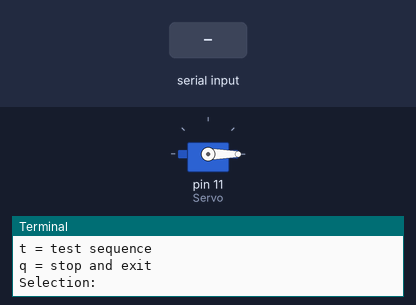
The program below on a simulated Raspberry Pi (header pin numbers). Parts: servo, the last lines printed to the terminal. The test bench sets the inputs (shaded band). Servo angles are drawn from the pulse width (0.5 ms = 0°, 2.5 ms = 180°).

Above: at 1.2 s.
1.3 s: "t" typed at the terminal, then Enter
At 2.1 s:
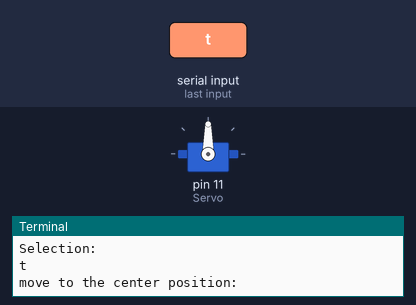
4.3 s: "r" typed at the terminal, then Enter
5.8 s: "5" typed at the terminal, then Enter
At 6.7 s:
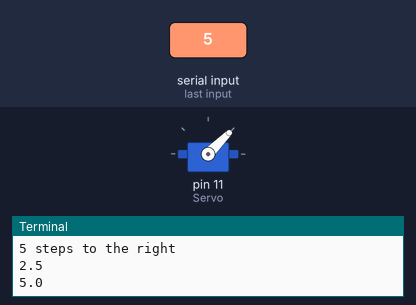
At 8.6 s:
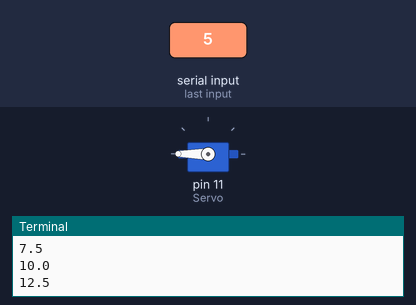
Timing chart, 0 to 10.8 s (numbered marks = the images above; inputs shaded):
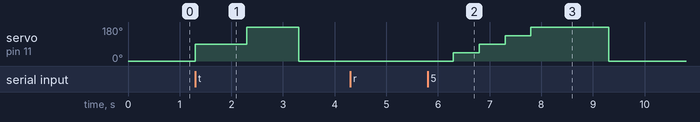

The program:

ej.12.py
```python
# Use Raspberry Pi to control Servo Motor motion
# Tutorial URL: http://osoyoo.com/?p=937

import RPi.GPIO as GPIO
import time
import os

GPIO.setwarnings(False)
# Set the layout for the pin declaration
GPIO.setmode(GPIO.BOARD)
# The Raspberry Pi pin 11(GPIO 18) connect to servo signal line(yellow wire)
# Pin 11 send PWM signal to control servo motion
GPIO.setup(11, GPIO.OUT)

# menu info
print ("l = move to the left")
print ("r = move to the right")
print ("m = move to the middle")
print ("t = test sequence")
print ("q = stop and exit")

while True:
	# Now we will start with a PWM signal at 50Hz at pin 18.
	# 50Hz should work for many servos very will. If not you can play with the frequency if you like.
	Servo = GPIO.PWM(11, 50)

	# This command sets the left position of the servo
	Servo.start(2.5)

	# Now the program asks for the direction the servo should turn.
	inpt = input("Selection: ")

	# You can play with the values.
	# 7.5 is in most cases the middle position
	# 12.5 is the value for a 180 degree move to the right
	# 2.5 is the value for a -90 degree move to the left
	if(inpt == "t"):
		print ("move to the center position:")
		Servo.ChangeDutyCycle(7.5)
		time.sleep(1)
		print ("move to the right position:")
		Servo.ChangeDutyCycle(12.5)
		time.sleep(1)
		print ("move to the left position:")
		Servo.ChangeDutyCycle(2.5)
		time.sleep(1)
		# this stops the PWM signal
		print ("Move back to start position.")
		Servo.stop()

	# direction right
	if(inpt == "r"):

		# how many steps should the move take.
		steps = input("steps (1 - 10): ")
		print (steps, "steps to the right")
		stepslength = 12.5 / int(steps)
		for Counter in range(int(steps)):
			Servo.ChangeDutyCycle(stepslength * (Counter + 1))
			print (stepslength * (Counter + 1))
			time.sleep(0.5)

		time.sleep(1)
		# PWM stop
		print ("Move back to start position.")
		Servo.stop()

	# move to the center position
	elif(inpt == "m"):
		print ("Move back to the center position.")
		Servo.start(7.5)
		time.sleep(1)
		# PWM stop
		print ("Move back to start position.")
		Servo.stop()

	# move to the left
	elif(inpt == "l"):
		print ("Move  to the max right position and then to the left position.")
		Servo.start(12.5)
		# how many steps...
		steps = input("steps (1 - 10): ")
		print (steps, "steps to the right")
		stepslength = 12.5 / int(steps)
		for Counter in range(int(steps)):
			Servo.ChangeDutyCycle(12.5 - (stepslength * (Counter + 1)))
			print (12.5 - (stepslength * (Counter + 1)))
			time.sleep(0.5)

		time.sleep(1)
		# PWM stop
		print ("Move back to start position.")
		Servo.stop()

	# close program
	elif(inpt == "q"):
		print ("stop the program and exit......")
		os._exit(1)
		Servo.stop()
		GPIO.cleanup()

	# input not valid
	else:
		print ("input not valid!")
```

Measured:
- after the input at 1.3 s, servo on pin 11 (Servo): 0° → 90° at once, → 180° 1.0 s later, → 0° 1.0 s later
- after the input at 5.8 s, servo on pin 11 (Servo): 0° → 45° after 0.50 s, → 90° 0.50 s later, → 135° 0.50 s later, → 180° 0.50 s later, … (5 changes in this stretch)
